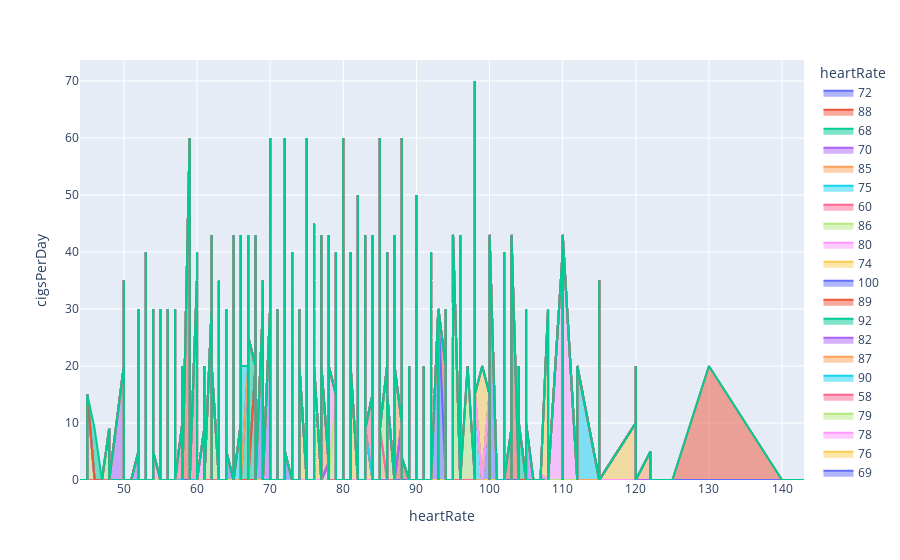

Here is the notebook cell this chart was saved with:
### Code cell
fig = px.area(dataframe , x='heartRate' , y='cigsPerDay' , color ='heartRate')
fig.show()
